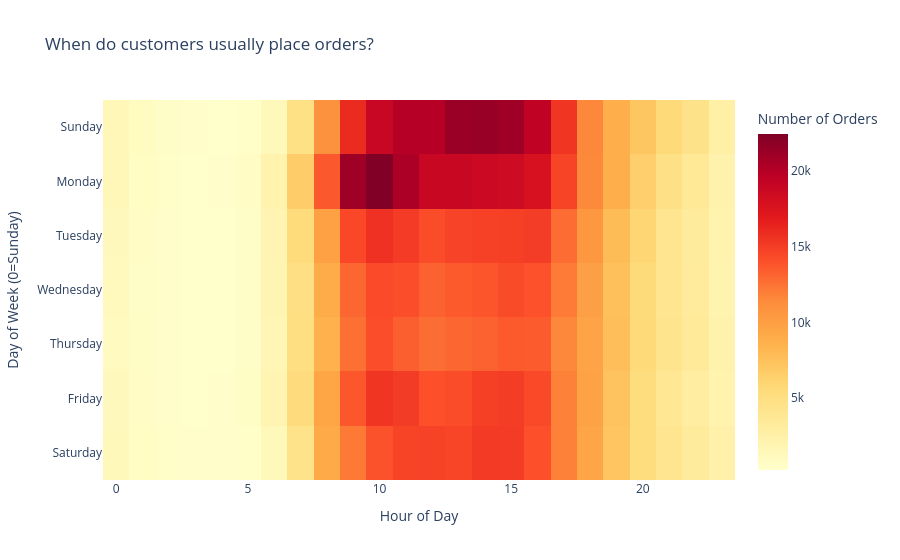

The cell this chart's notebook holds for it:
### Markdown cell above
### When do customers usually place orders (day and hour)?

### Code cell
orders_time = (df.groupby(["order_dow","order_hour_of_day"])["order_id"].nunique().reset_index(name="orders"))
pivot_orders = orders_time.pivot(index="order_dow", columns = "order_hour_of_day", values = "orders")

day_labels = ["Sunday", "Monday", "Tuesday", "Wednesday", "Thursday", "Friday", "Saturday"]

pivot_orders.index = day_labels

fig = px.imshow (
    pivot_orders,
    color_continuous_scale = "YlOrRd",
    aspect ="auto",
    labels = dict(x="Hour of Day", y="Day of Week", color="Number of Orders"),
    title = "When do customers usually place orders?"
)

fig.update_layout(xaxis_title="Hour of Day", yaxis_title = "Day of Week (0=Sunday)")

fig.show()

### Figure 1 — Plotly figure (JSON) as saved in the notebook; plotly's stock layout.template omitted (floating-point values rounded to 4 significant figures; data arrays with more than 128 entries replaced by an {"elided": "..."} marker saying what was removed)
{"data": [{"coloraxis": "coloraxis", "hovertemplate": "Hour of Day: %{x}<br>Day of Week: %{y}<br>Number of Orders: %{z}<extra></extra>", "name": "0", "type": "heatmap", "x": [0.0, 1.0, 2.0, 3.0, 4.0, 5.0, 6.0, 7.0, 8.0, 9.0, 10.0, 11.0, 12.0, 13.0, 14.0, 15.0, 16.0, 17.0, 18.0, 19.0, 20.0, 21.0, 22.0, 23.0], "xaxis": "x", "y": ["Sunday", "Monday", "Tuesday", "Wednesday", "Thursday", "Friday", "Saturday"], "yaxis": "y", "z": {"elided": "7x24 int values"}}], "layout": {"coloraxis": {"colorbar": {"title": {"text": "Number of Orders"}}, "colorscale": [[0, "rgb(255,255,204)"], [0.125, "rgb(255,237,160)"], [0.25, "rgb(254,217,118)"], [0.375, "rgb(254,178,76)"], [0.5, "rgb(253,141,60)"], [0.625, "rgb(252,78,42)"], [0.75, "rgb(227,26,28)"], [0.875, "rgb(189,0,38)"], [1, "rgb(128,0,38)"]]}, "title": {"text": "When do customers usually place orders?"}, "xaxis": {"anchor": "y", "domain": [0, 1], "title": {"text": "Hour of Day"}}, "yaxis": {"anchor": "x", "autorange": "reversed", "domain": [0, 1], "title": {"text": "Day of Week (0=Sunday)"}}}}
